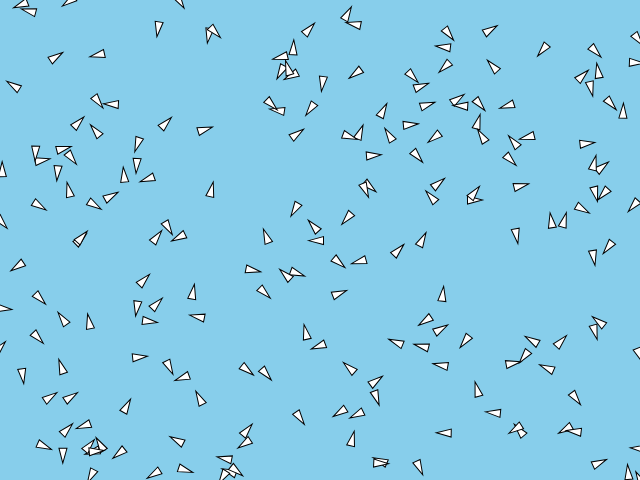
Frame 1 (no input)
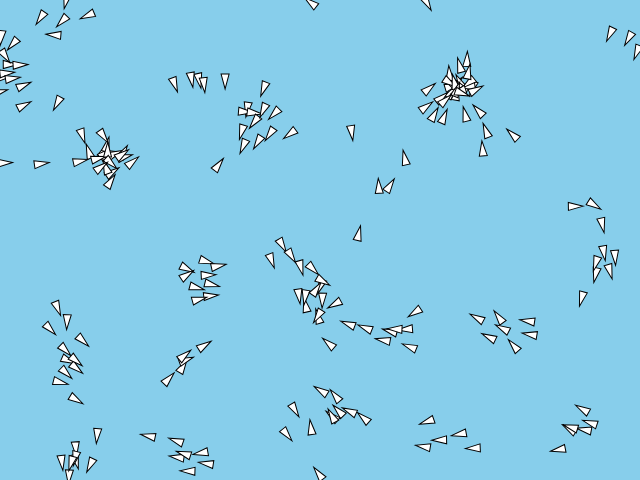
Frame 60 (no input)
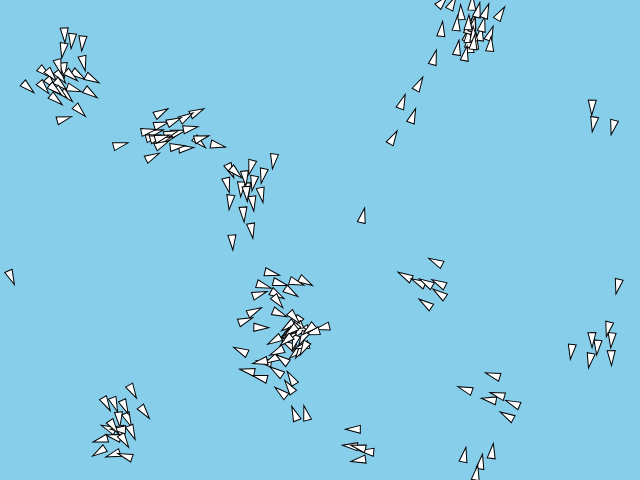
Frame 120 (the mouse pressed at the canvas centre since frame 60)

The p5.js sketch that drew these frames (run headless with seeded random() and noise() and a simulated clock; from frame 60 on, the mouse is pressed at the canvas centre):

// p5.js sketch
// ── sketch.js
class Boid
{
    constructor(x, y)
    {
        this.position = createVector(x, y);
        this.velocity = createVector(random(-1, 1), random(-1, 1));
        this.acceleration = createVector(0, 0);
        this.r = 8.0;

        this.separationDistance = 20;
        this.alignmentDistance = 50;
        this.cohesionDistance = 50;

        this.maxSpeed = 2;

        this.separationForce = 0.03;
        this.alignmentForce = 0.03;
        this.cohesionForce = 0.03;

        this.seperationWeight = 1;
        this.alignmentWeight = 1;
        this.cohesionWeight = 1;
    }

    run(boids)
    {
        this.flock(boids);
        this.update();
        this.borders();
        this.render();
    }

    flock(boids)
    {
        let sep = this.separation(boids);
        let ali = this.alignment(boids);
        let coh = this.cohesion(boids);

        sep.mult(this.seperationWeight);
        ali.mult(this.alignmentWeight);
        coh.mult(this.cohesionWeight);

        this.acceleration.add(sep);
        this.acceleration.add(ali);
        this.acceleration.add(coh);
    }

    separation(boids)
    {
        let steer = createVector(0, 0);
        let count = 0;
        for(let i = 0; i < boids.length; i++)
        {
            //let d = p5.Vector.dist(this.position, boids[i].position);
            let d = p5.Vector.sub(this.position, boids[i].position).magSq();
            //if(0 < d && d < this.separationDistance)
            if(0 < d && d < this.separationDistance*this.separationDistance)
            {
                let diff = p5.Vector.sub(this.position, boids[i].position);
                diff.normalize();
                diff.div(d);
                steer.add(diff);
                count++;
            }
        }

        if(count > 0)
        {
            steer.div(count);
        }

        if(steer.magSq() > 0)
        {
            steer.normalize();
            steer.mult(this.maxSpeed);

            steer.sub(this.velocity);
            steer.limit(this.separationForce);
        }

        return steer;
    }

    alignment(boids)
    {
        let steer = createVector(0, 0);
        let count = 0;
        for(let i = 0; i < boids.length; i++)
        {
            //let d = p5.Vector.dist(this.position, boids[i].position);
            let d = p5.Vector.sub(this.position, boids[i].position).magSq();
            //if(0 < d && d < this.alignmentDistance)
            if(0 < d && d < this.alignmentDistance*this.alignmentDistance)
            {
                steer.add(boids[i].velocity);
                count++;
            }
        }

        if(count > 0)
        {
            steer.div(count);

            steer.normalize();
            steer.mult(this.maxSpeed);

            steer.sub(this.velocity);
            steer.limit(this.alignmentForce);
        }

        return steer;
    }

    cohesion(boids)
    {
        let steer = createVector(0, 0);
        let count = 0;
        for(let i = 0; i < boids.length; i++)
        {
            //let d = p5.Vector.dist(this.position, boids[i].position);
            let d = p5.Vector.sub(this.position, boids[i].position).magSq();
            //if(0 < d && d < this.separationDistance)
            if(0 < d && d < this.cohesionDistance*this.cohesionDistance)
            {
                steer.add(boids[i].position);
                count++;
            }
        }

        if(count > 0)
        {
            steer.div(count);

            steer.sub(this.position);

            steer.normalize();
            steer.mult(this.maxSpeed);

            steer.sub(this.velocity);
            steer.limit(this.cohesionForce);
        }

        return steer;
    }

    update()
    {
        this.velocity.add(this.acceleration);
        //limit speed supposed to go here
        this.position.add(this.velocity);
        this.acceleration.mult(0);
    }

    borders()
    {
        if(this.position.x < 0)
            this.position.x = width-1;
        if(this.position.y < 0)
            this.position.y = height-1;
        if(this.position.x >= width)
            this.position.x = 0;
        if(this.position.y >= height)
            this.position.y = 0;
    }

    render()
    {
        push();   
        translate(this.position.x, this.position.y);
        angleMode(DEGREES);
        rotate(this.velocity.heading()+90);
        let y = Boid.calcPythagorasB(this.r, this.r/2);
        triangle(0, -this.r, -this.r/2, y, this.r/2, y);
        pop();
    }

    static calcPythagorasB(sideC, sideA)
    {
        return Math.sqrt(sideC*sideC - sideA*sideA);
    }
}

var boids = [];

var sliders = {};
var labels = {};

function newSlider(x, y, min, max, current, step, onchange="updateSlider()")
{
    let slider = createSlider(min, max, current, step);
    slider.position(x, y);
    slider.attribute("onchange", onchange);
    return slider;
}

function createBoids()
{
    boids = [];
    for(let i = 0; i < sliders["numBoids"].value(); i++)
    {
        let boid = new Boid(random(0, width), random(0, height));
        boids.push(boid);

        boid.separationDistance = sliders["separationDistance"].value();       
        boid.alignmentDistance = sliders["alignmentDistance"].value();
        boid.cohesionDistance = sliders["cohesionDistance"].value();

        boid.maxSpeed = sliders["maxSpeed"].value();

        boid.separationForce = sliders["separationForce"].value();
        boid.alignmentForce = sliders["alignmentForce"].value();
        boid.cohesionForce = sliders["cohesionForce"].value();
    }
}

function newLabel(x, y)
{
    let label = createElement("label", "");
    label.position(x, y);
    label.style("font-size", "23.5px");
    return label;
}

function setup()
{
    // put setup code here
    createCanvas(640, 480);
    //createCanvas(1024, 768);
    frameRate(60);

    let numBoids = 200;
    let maxBoids = 1000;

    sliders["numBoids"] = newSlider(width, 30, 1, maxBoids, numBoids, 1, "updateBoidsSlider()");

    sliders["separationDistance"] = newSlider(width, 60, 0, width, 20, 1, "updateSlider()");
    sliders["alignmentDistance"] = newSlider(width, 90, 0, width, 50, 1, "updateSlider()");
    sliders["cohesionDistance"] = newSlider(width, 120, 0, width, 50, 1, "updateSlider()");

    sliders["maxSpeed"] = newSlider(width, 150, 0, 5, 2, 1, "updateSlider()");

    sliders["separationForce"] = newSlider(width, 180, 0, 5, 0.03, 0.001, "updateSlider()");
    sliders["alignmentForce"] = newSlider(width, 210, 0, 5, 0.03, 0.0001, "updateSlider()");
    sliders["cohesionForce"] = newSlider(width, 240, 0, 5, 0.03, 0.0001, "updateSlider()");

    sliders["seperationWeight"] = newSlider(width, 270, 0, 5, 1, 0.1, "updateSlider()");
    sliders["alignmentWeight"] = newSlider(width, 300, 0, 5, 1, 0.1, "updateSlider()");
    sliders["cohesionWeight"] = newSlider(width, 330, 0, 5, 1, 0.1, "updateSlider()");

    createBoids();

    let siderWidth = sliders["numBoids"].width;
    let labelXAt = width + siderWidth + 10;

    labels["FPS"] = newLabel(width, 0);

    labels["numBoids"] = newLabel(labelXAt, 30);

    labels["separationDistance"] = newLabel(labelXAt, 60);
    labels["alignmentDistance"] = newLabel(labelXAt, 90);
    labels["cohesionDistance"] = newLabel(labelXAt, 120);

    labels["maxSpeed"] = newLabel(labelXAt, 150);

    labels["separationForce"] = newLabel(labelXAt, 180);
    labels["alignmentForce"] = newLabel(labelXAt, 210);
    labels["cohesionForce"] = newLabel(labelXAt, 240);

    labels["seperationWeight"] = newLabel(labelXAt, 270);
    labels["alignmentWeight"] = newLabel(labelXAt, 300);
    labels["cohesionWeight"] = newLabel(labelXAt, 330);
}

function updateBoidsSlider()
{
    createBoids();
}

function updateSlider()
{
    for(let i = 0; i < boids.length; i++)
    {
        boids[i].separationDistance = sliders["separationDistance"].value();       
        boids[i].alignmentDistance = sliders["alignmentDistance"].value();
        boids[i].cohesionDistance = sliders["cohesionDistance"].value();

        boids[i].maxSpeed = sliders["maxSpeed"].value();

        boids[i].separationForce = sliders["separationForce"].value();
        boids[i].alignmentForce = sliders["alignmentForce"].value();
        boids[i].cohesionForce = sliders["cohesionForce"].value();

        boids[i].seperationWeight = sliders["seperationWeight"].value();
        boids[i].alignmentWeight = sliders["alignmentWeight"].value();
        boids[i].cohesionWeight = sliders["cohesionWeight"].value();
    }
}

function draw()
{
    background(135, 206, 235);

    for(let i = 0; i < boids.length; i++)
    {
        boids[i].run(boids);
    }

    labels["FPS"].html("FPS: " + frameRate().toFixed(0));

    labels["numBoids"].html("numBoids: " + sliders["numBoids"].value());

    labels["separationDistance"].html("separationDistance: " + sliders["separationDistance"].value());
    labels["alignmentDistance"].html("alignmentDistance: " + sliders["alignmentDistance"].value());
    labels["cohesionDistance"].html("cohesionDistance: " + sliders["cohesionDistance"].value());

    labels["maxSpeed"].html("maxSpeedSlider: " + sliders["maxSpeed"].value());

    labels["separationForce"].html("separationForce: " + sliders["separationForce"].value().toFixed(2));
    labels["alignmentForce"].html("alignmentForce: " + sliders["alignmentForce"].value().toFixed(2));
    labels["cohesionForce"].html("cohesionForce: " + sliders["cohesionForce"].value().toFixed(2));

    labels["seperationWeight"].html("seperationWeight: " + sliders["seperationWeight"].value().toFixed(2));
    labels["alignmentWeight"].html("alignmentWeight: " + sliders["alignmentWeight"].value().toFixed(2));
    labels["cohesionWeight"].html("cohesionWeight: " + sliders["cohesionWeight"].value().toFixed(2));
}
